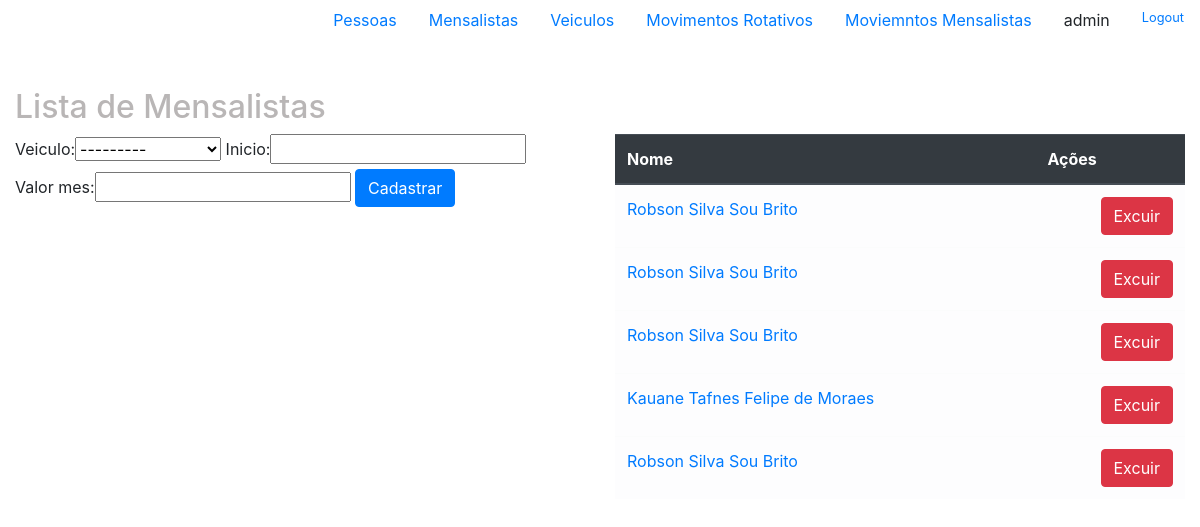
Screenshot of /sistema/mensalistas/ (signed in) with the database file from the repository.
### core/models.py (models this page shows, shortened)
class Mensalista(models.Model):
    veiculo = models.ForeignKey(Veiculo, on_delete=models.CASCADE)
    inicio = models.DateField()
    valor_mes = models.DecimalField(max_digits=6, decimal_places=2)

class Veiculo(models.Model):
    proprietario = models.ForeignKey(Pessoa, on_delete=models.CASCADE)
    marca = models.ForeignKey(Marca, on_delete=models.CASCADE)
    modelo = models.CharField(max_length=60)
    placa = models.CharField(max_length=8)
    cor = models.CharField(max_length=20)
    observacoes = models.TextField('Observações', null=True, blank=True)
    def __str__(self):
        return self.modelo + ' '+ self.placa

class Pessoa(models.Model):
    nome = models.CharField(max_length=60)
    telefone = models.CharField(max_length=20)
    endereco = models.CharField(max_length=200)

### core/views.py (the view)
# urls.py: path('mensalistas/', views.lista_mensalistas, name='lista_mensalistas'),
@login_required
def lista_mensalistas(request):
    mesalistas = models.Mensalista.objects.all()
    form = forms.MensalistaForm()
    context_data = {'mensalistas':mesalistas, 'form': form}
    return render(request, 'core/lista-mensalistas.html', context_data)

### core/forms.py
class MensalistaForm(forms.ModelForm):
    class Meta:
        fields = ('__all__')
        model = models.Mensalista

### core/templates/core/lista-mensalistas.html (shortened to what this page needs)
{% extends 'base.html' %}
{% load bootstrap %}
{% block main %}
<div class="row">
    <div class="col-md-12">
        <h2>Lista de Mensalistas</h2>
    </div>
</div>
<div class="row">
    <div class="col-md-6">
        <form action="{% url 'core:mensalista_novo' %}" method="post">
            {{form | bootstrap}}
            <input type="submit" class="btn btn-primary" value="Cadastrar">
        </form>
    </div>
    <div class="col-md-6">
        <table class="table table-light table-hover">
            <thead class="thead-dark">
                <tr>
                    <th>Nome</th>
                    <th>Ações</th>
                </tr>
            </thead>
            <tbody>
            {% for mensalista in mensalistas %}
                <tr>
                    <td><a href="{% url 'core:mensalista_update' mensalista.id %}">{{ mensalista.veiculo.proprietario.nome}}</a></td>
                    <td><a href="{% url 'core:mensalista_delete' mensalista.id %}" class="btn btn-danger pull-right">Excuir</a></td>
                </tr>
            {% endfor %}
            </tbody>
        </table>
    </div>
</div>
{% endblock main %}

### templates/base.html (shortened to what this page needs)
{% load static %}
<!DOCTYPE html>
<html lang="pt-br">
<head>
    <link rel="stylesheet" href="{% static 'bootstrap/css/bootstrap.min.css' %}">
    <link rel="stylesheet" href="{% static 'css/style.css' %}">
</head>
<body>
    {% if user.is_authenticated %}
        <nav class="nav justify-content-end">
            <li class="nav-item active">
                <a class="nav-link" href="{% url 'core:lista_pessoas' %}">Pessoas</a>
            </li>
            <li class="nav-item">
                    <a class="nav-link active" href="{% url 'core:lista_mensalistas' %}">Mensalistas</a>
            </li>
            <li class="nav-item">
                <a class="nav-link" href="{% url 'core:lista_veiculos' %}">Veiculos</a>
            </li>
            <li class="nav-item">
                <a class="nav-link" href="{% url 'core:lista_movrotativos' %}">Movimentos Rotativos</a>
            </li>
            <li class="nav-item">
                <a class="nav-link" href="{% url 'core:lista_movmensalistas' %}">Moviemntos Mensalistas</a>
            </li>
            {% if user.is_authenticated %}
            <a class="nav-link">{{user}}</a>
            <small><a class="nav-link" href="{% url 'logout' %}">Logout</a></small>
            {% else %}
            <a class="nav-link" href="/admin/login/?next=/sistema/pessoas/">Login</a>
            {% endif %}
        </nav>
        <br><br>
    {% endif %}
    <div class="container-fluid">
        {% block main %}
        {% endblock %}
    </div>
</body>
</html>

### static/css/style.css (style rules this page uses)
.pull-right { float: right; }
h2 { color:rgb(185, 182, 182) }

### rows the page displays
Mensalista: veiculo.proprietario.nome "Robson Silva Sou Brito"
Mensalista: veiculo.proprietario.nome "Robson Silva Sou Brito"
Mensalista: veiculo.proprietario.nome "Robson Silva Sou Brito"
Mensalista: veiculo.proprietario.nome "Kauane Tafnes Felipe de Moraes"
Mensalista: veiculo.proprietario.nome "Robson Silva Sou Brito"

### other values shown
{{ user }} "admin"
